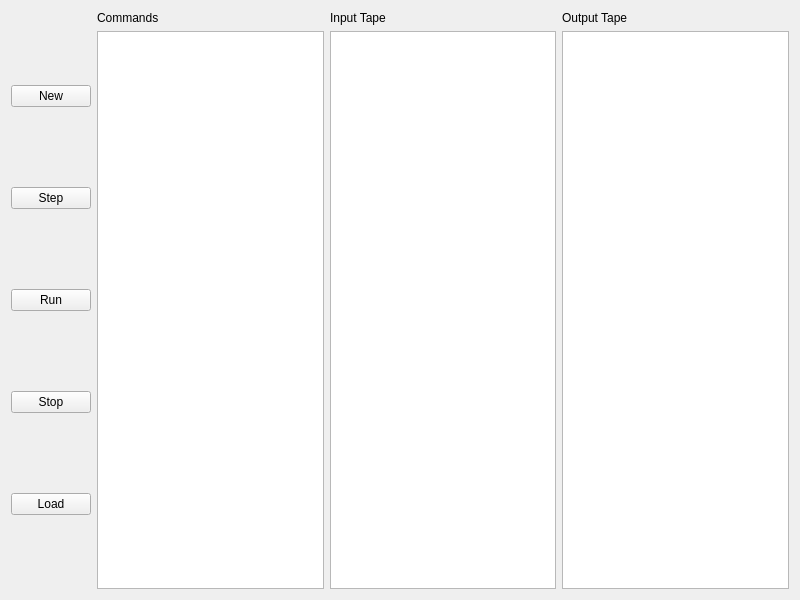
<?xml version="1.0" encoding="UTF-8"?>
<ui version="4.0">
 <class>Form</class>
 <widget class="QWidget" name="Form">
  <property name="geometry">
   <rect>
    <x>0</x>
    <y>0</y>
    <width>800</width>
    <height>600</height>
   </rect>
  </property>
  <property name="windowTitle">
   <string>Form</string>
  </property>
  <layout class="QGridLayout" name="gridLayout">
   <item row="0" column="0">
    <layout class="QHBoxLayout" name="horizontalLayout">
     <item>
      <layout class="QVBoxLayout" name="verticalLayout_4">
       <item>
        <widget class="QPushButton" name="pushButton">
         <property name="text">
          <string>New</string>
         </property>
        </widget>
       </item>
       <item>
        <widget class="QPushButton" name="pushButton_2">
         <property name="text">
          <string>Step</string>
         </property>
        </widget>
       </item>
       <item>
        <widget class="QPushButton" name="pushButton_3">
         <property name="text">
          <string>Run</string>
         </property>
        </widget>
       </item>
       <item>
        <widget class="QPushButton" name="pushButton_4">
         <property name="text">
          <string>Stop</string>
         </property>
        </widget>
       </item>
       <item>
        <widget class="QPushButton" name="pushButton_5">
         <property name="text">
          <string>Load</string>
         </property>
        </widget>
       </item>
      </layout>
     </item>
     <item>
      <layout class="QVBoxLayout" name="verticalLayout">
       <item>
        <widget class="QLabel" name="label">
         <property name="text">
          <string>Commands</string>
         </property>
        </widget>
       </item>
       <item>
        <widget class="QColumnView" name="columnView"/>
       </item>
      </layout>
     </item>
     <item>
      <layout class="QVBoxLayout" name="verticalLayout_2">
       <item>
        <widget class="QLabel" name="label_2">
         <property name="text">
          <string>Input Tape</string>
         </property>
        </widget>
       </item>
       <item>
        <widget class="QColumnView" name="columnView_2"/>
       </item>
      </layout>
     </item>
     <item>
      <layout class="QVBoxLayout" name="verticalLayout_3">
       <item>
        <widget class="QLabel" name="label_3">
         <property name="text">
          <string>Output Tape</string>
         </property>
        </widget>
       </item>
       <item>
        <widget class="QColumnView" name="columnView_3"/>
       </item>
      </layout>
     </item>
    </layout>
   </item>
  </layout>
 </widget>
 <resources/>
 <connections/>
</ui>
